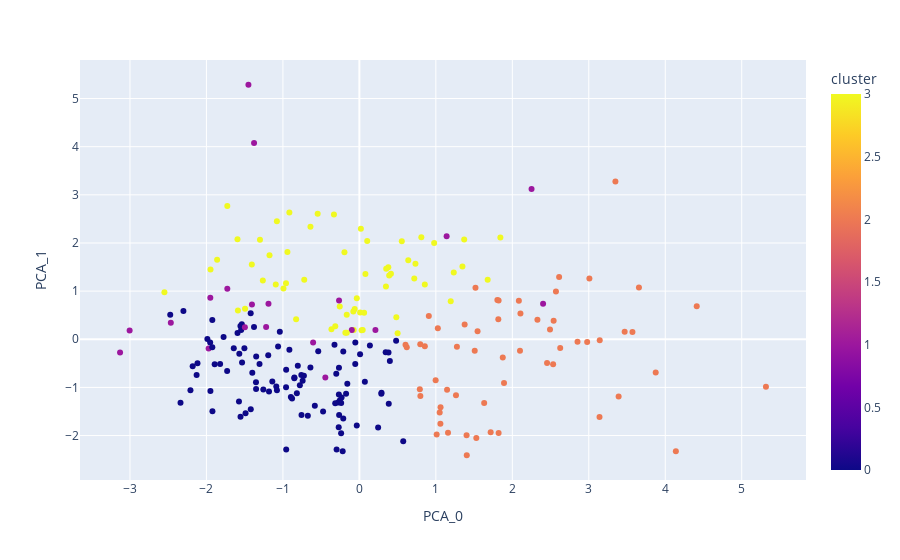

Write notebook code for a chart like this one.
### Code cell
import plotly.express as px

fig = px.scatter(full_features_df,x="PCA_0",y="PCA_1",color="cluster",hover_data=['name', 'album_name', 'artist_name'])
fig.show()

### Figure 1 — Plotly figure (JSON) as saved in the notebook; plotly's stock layout.template omitted (floating-point values rounded to 4 significant figures; data arrays with more than 128 entries replaced by an {"elided": "..."} marker saying what was removed)
{"data": [{"customdata": {"elided": "234x3 str values"}, "hovertemplate": "PCA_0=%{x}<br>PCA_1=%{y}<br>name=%{customdata[0]}<br>album_name=%{customdata[1]}<br>artist_name=%{customdata[2]}<br>cluster=%{marker.color}<extra></extra>", "legendgroup": "", "marker": {"color": {"elided": "234 int values"}, "coloraxis": "coloraxis", "symbol": "circle"}, "mode": "markers", "name": "", "orientation": "v", "showlegend": false, "type": "scatter", "x": {"elided": "234 float values"}, "xaxis": "x", "y": {"elided": "234 float values"}, "yaxis": "y"}], "layout": {"coloraxis": {"colorbar": {"title": {"text": "cluster"}}, "colorscale": [[0, "#0d0887"], [0.1111, "#46039f"], [0.2222, "#7201a8"], [0.3333, "#9c179e"], [0.4444, "#bd3786"], [0.5556, "#d8576b"], [0.6667, "#ed7953"], [0.7778, "#fb9f3a"], [0.8889, "#fdca26"], [1, "#f0f921"]]}, "legend": {"tracegroupgap": 0}, "margin": {"t": 60}, "xaxis": {"anchor": "y", "domain": [0, 1], "title": {"text": "PCA_0"}}, "yaxis": {"anchor": "x", "domain": [0, 1], "title": {"text": "PCA_1"}}}}
